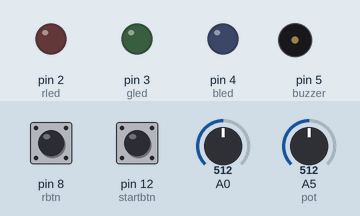
The sketch below on a simulated Arduino Uno, built with avr-gcc and run on an emulated ATmega328P. On the bench: output pins drawn as LEDs (lit = HIGH), buzzer (waves = sounding). Dashed ring = blinking. The test bench sets the inputs (shaded band); at power-on: pin 8 (rbtn) LOW, pin 12 (startbtn) LOW, A0 = 512, A5 (pot) = 512. Random numbers use the default seed unless the sketch sets one.

Above: at 1.2 s.
1.3 s: pin 8 (rbtn) pulled HIGH for 0.15 s
At 1.8 s:
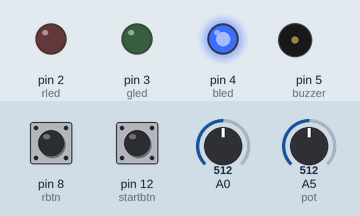
4.4 s: pin 8 (rbtn) pulled HIGH for 3.2 s
At 5.6 s:
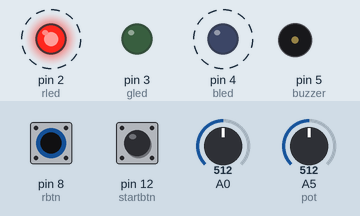
9.1 s: pin 8 (rbtn) pulled HIGH for 1 s
At 10.3 s:
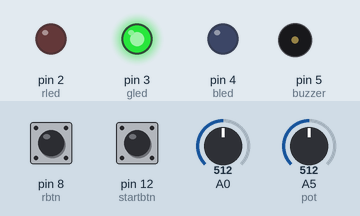
Timing chart, 0 to 12.3 s (numbered marks = the images above; inputs shaded):
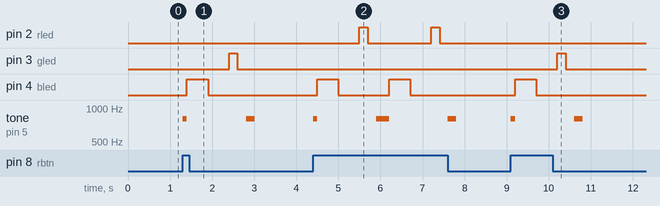

The sketch:

BopIt.ino
```cpp
/*
   BopIt.ino: Arduino project for an arcade game based off of
              the popular 1990s-2000s toy, Bop It!
   Authors: Jacy Fang, Bryanna Geiger, Tian Low, Stanley Yu
   ENGI 1102 Spring 2018
   Date: 4/1/18
   Reference: https://gist.github.com/c-eastman/5380163
   Credit to Chris Eastman.
*/


// Global constants: pin numbers for LEDs and buttons
const int rled = 2, rbtn = 8;  // Red: 2, 8 BUTTON
const int gled = 3, pot = A5;  // Green: 3, 10 POTENTIOMETER
const int bled = 4, sw = A4;  // Blue: 4, 12 SWITCH
const int startbtn = 12; // Start Btn: 9
const int buzzer = 5;

// ******************** SETUP ********************
// ***********************************************
void setup() {
  //Set leds and buzzer to outputs
  pinMode(rled, OUTPUT);
  pinMode(gled, OUTPUT);
  pinMode(bled, OUTPUT);
  pinMode(buzzer, OUTPUT);

  //Set buttons to inputs
  pinMode(rbtn, INPUT);
  pinMode(pot, INPUT);
  pinMode(sw, INPUT);
  pinMode(startbtn, INPUT);
}

// ******************** MAIN LOOP ********************
// ***************************************************
void loop() {
  // Local variables
  int seq[30]; // Sequence of computer moves
  int usr_in = 0; // User input
  int turn = 0; // Player turn
  int clock_time = 500; // Speed of flashing lights
  boolean start = false;

  // Game not in progress, initialize sequence
  if (start == false) {
    usr_in = 0;
    turn = 0;

    // Random sequence of moves per game.
    randomSeed(analogRead(0));
    for (int n = 0; n < 30; n++)
      seq[n] = random(2, 5);
  }

  // Button status
  //int rbtn_st = digitalRead(rbtn);
  //int gbtn_st = digitalRead(pot);
  //int ybtn_st = digitalRead(sw);
  int startbtn_st = digitalRead(startbtn);

  // Push start button to begin.
  if (digitalRead(rbtn) == HIGH) {
    tone(buzzer, 800);
    delay(100);
    noTone(buzzer);
    start = true;
  }

  // Game in progress
  while (start == true) {
    turn++; // Increment turn

    // Flash the pattern of moves for previous turns.
    for (int i = 0; i < turn; i++) {
      if (seq[i] == 2) // Red
        seqFlash(2, clock_time);
      else if (seq[i] == 3) // Green
        seqFlash(3, clock_time);
      else if (seq[i] == 4) // Blue
        seqFlash(4, clock_time);
    }

    // Player's turn to match pattern
    for (int k = 0; k < turn; k++) {
      while (usr_in == 0) {
        if (digitalRead(rbtn) == HIGH) {
          buttonFlash(2);
          usr_in = 2;
        } else if (analogRead(pot) > 50) {
          buttonFlash(3);
          usr_in = 3;
          delay(10);
        } else if (digitalRead(sw) == 1) {
          buttonFlash(4);
          usr_in = 4;
        } else {
          usr_in = 0;
        }
      }

      if (usr_in != seq[k]) { // Player is incorrect
        start = false;
        for(int i = 0; i < 1; i++) {
            tone(buzzer, 800);
            delay(200);
            noTone(buzzer);
        }
      } else { // Player is correct
        usr_in = 0;
        clock_time -= 15; // Reduce clock time.
        delay(100);
      }
    }

    if(turn > 30) { // Player wins the game.
        for(int i = 0; i < 3; i++) {
            tone(buzzer, 800);
            delay(200);
            noTone(buzzer);
            delay(10);
        }
    }
  }
}

// ******************** HELPER FUNCTIONS ********************
// **********************************************************

void buttonFlash(int color) { // Flash button colour
  digitalWrite(color, HIGH);
  delay(200);
  digitalWrite(color, LOW);
  delay(200);
}

void seqFlash(int pin, int clock_time) { // Flash in sequence
  digitalWrite(pin, HIGH);
  delay(clock_time);
  digitalWrite(pin, LOW);
  delay(clock_time);
}
```

Measured:
- after the input at 1.3 s, pin 3 (gled): LOW → HIGH after 1.1 s, → LOW 0.20 s later; pin 4 (bled): LOW → HIGH after 0.10 s, → LOW 0.50 s later; tone on pin 5 (buzzer): silent → 800 Hz at once, → silent 0.10 s later, → 800 Hz 1.4 s later, → silent 0.20 s later
- after the input at 4.4 s, pin 2 (rled): alternates HIGH for 0.20 s and LOW for 1.5 s, starting after 1.1 s; pin 4 (bled): alternates HIGH for 0.50 s and LOW for 1.2 s, 4 changes in all, then stays LOW, starting after 0.10 s
- after the input at 9.1 s, pin 3 (gled): LOW → HIGH after 1.1 s, → LOW 0.20 s later; pin 4 (bled): LOW → HIGH after 0.10 s, → LOW 0.50 s later; tone on pin 5 (buzzer): silent → 800 Hz at once, → silent 0.10 s later, → 800 Hz 1.4 s later, → silent 0.20 s later
